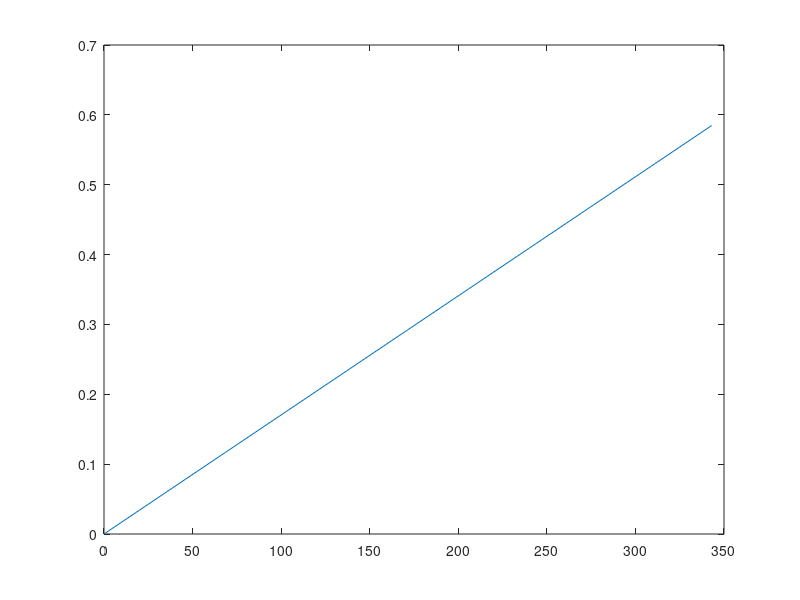

Reproduce this figure in MATLAB.
%% Pitch Roll Coupling Calculation
    %The goal of this to to be able to plot the pitching freqency of the
    %rocket next to the spin data to show the quick passby
    %define variables
    density = 1.2; %density in kg/m^3
    velocity = 343*[0:.1:1]; % get velocity from other script, for now it is mach 0-1
    q = 1/2*density*velocity.^2; %dynamic pressure, ideally get this from the other script
    Rocket_cd = 0.7;%Cd of the rocket based on RasAeroSims
    finwidth = 3*0.0254;
    finthickness = .005;
    Stability_Margin = 2; %use data from the simulation here too
    d = 2; %diameter of the rocket in in
    Ixx = 30;%the yaw and pitch moment of interita of the rocket
    Izz = .1;%the roll moment of the rocket, much smaller than Ixx
    C_m_alpha = -Rocket_cd*Stability_Margin*d*0.0254/2; %calculating the moment
    %divided by the area) caused by a small angle sinx = x at small angles
    A_ref = pi*0.0254*d + 3*finwidth*finthickness; %cross sectional area of the rocket

    pitchfreq = (sqrt(-q*A_ref*C_m_alpha/(Ixx-Izz)))/(2*pi);
    plot(velocity, pitchfreq)
%% Instability Caused by offcenter mass
   %The goal of this is to show the force caused by an unbalanced rocket
   %mass. This will lead to internal stresses in the rocket and has
   %potential to change the angle of attack of the rocket

   